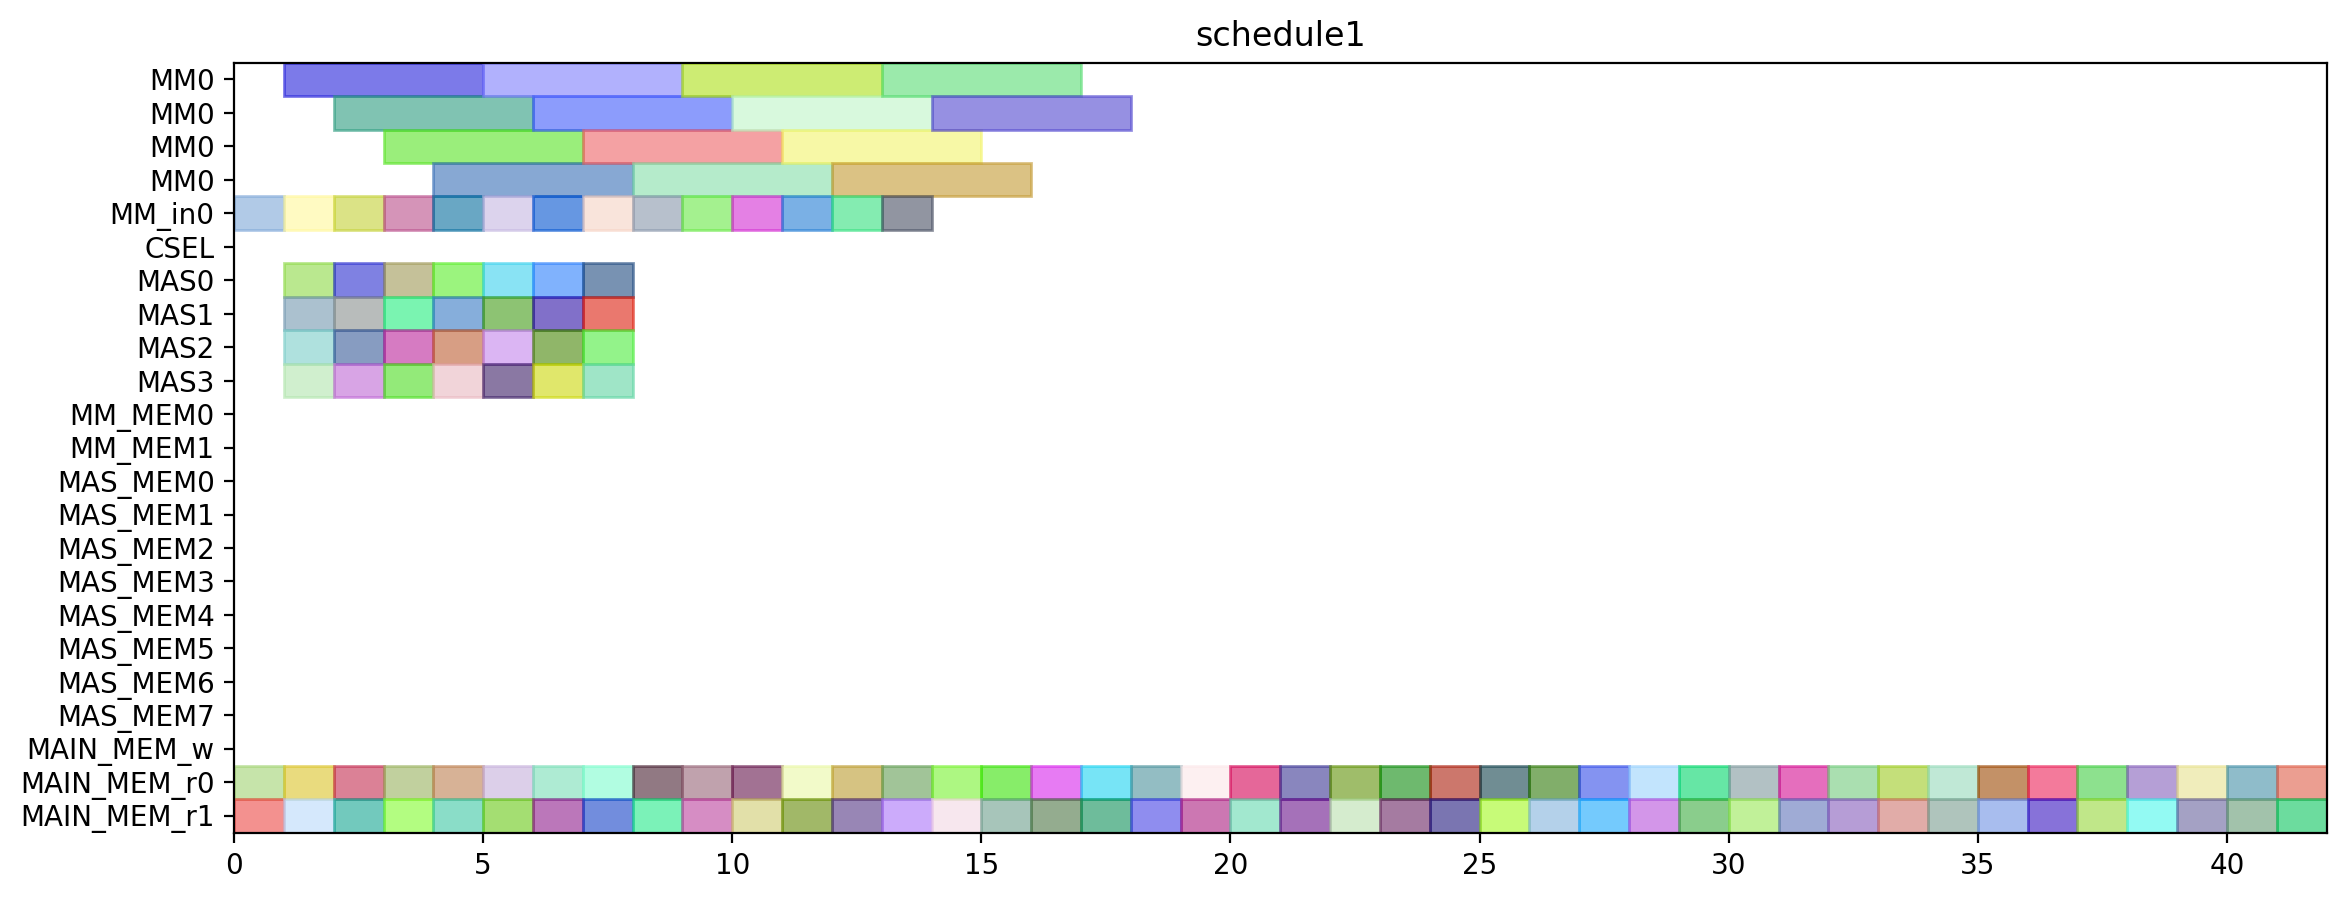

This chart was generated by the following Python code:
from pyschedule import Scenario, solvers, plotters, alt


def solve():
	horizon = 120
	S = Scenario("schedule1", horizon=horizon)

	# resource
	MM = S.Resources('MM', num=1, size=4)
	MM_in = S.Resources('MM_in', num=1)
	CSEL = S.Resource('CSEL')
	MAS = S.Resources('MAS', num=4, size=1, periods=range(1, horizon))
	MM_MEM = S.Resources('MM_MEM', num=2)
	MAS_MEM = S.Resources('MAS_MEM', num=8)
	MAIN_MEM_w = S.Resource('MAIN_MEM_w', size=1)
	MAIN_MEM_r = S.Resources('MAIN_MEM_r', num=2)

	# result of previous scheduling
	t4_t2_t0_in = S.Task('t4_t2_t0_in', length=1, delay_cost=1)
	S += t4_t2_t0_in >= 0
	t4_t2_t0_in += MM_in[0]

	t4_t40_mem0 = S.Task('t4_t40_mem0', length=1, delay_cost=1)
	S += t4_t40_mem0 >= 0
	t4_t40_mem0 += MAIN_MEM_r[0]

	t4_t40_mem1 = S.Task('t4_t40_mem1', length=1, delay_cost=1)
	S += t4_t40_mem1 >= 0
	t4_t40_mem1 += MAIN_MEM_r[1]

	t1_t3 = S.Task('t1_t3', length=1, delay_cost=1)
	S += t1_t3 >= 1
	t1_t3 += MAS[2]

	t2_t1_in = S.Task('t2_t1_in', length=1, delay_cost=1)
	S += t2_t1_in >= 1
	t2_t1_in += MM_in[0]

	t2_t3 = S.Task('t2_t3', length=1, delay_cost=1)
	S += t2_t3 >= 1
	t2_t3 += MAS[0]

	t4_t0_t1_mem0 = S.Task('t4_t0_t1_mem0', length=1, delay_cost=1)
	S += t4_t0_t1_mem0 >= 1
	t4_t0_t1_mem0 += MAIN_MEM_r[0]

	t4_t1_t2_mem1 = S.Task('t4_t1_t2_mem1', length=1, delay_cost=1)
	S += t4_t1_t2_mem1 >= 1
	t4_t1_t2_mem1 += MAIN_MEM_r[1]

	t4_t2_t0 = S.Task('t4_t2_t0', length=4, delay_cost=1)
	S += t4_t2_t0 >= 1
	t4_t2_t0 += MM[0]

	t4_t2_t3 = S.Task('t4_t2_t3', length=1, delay_cost=1)
	S += t4_t2_t3 >= 1
	t4_t2_t3 += MAS[3]

	t4_t41 = S.Task('t4_t41', length=1, delay_cost=1)
	S += t4_t41 >= 1
	t4_t41 += MAS[1]

	t0_t1_mem1 = S.Task('t0_t1_mem1', length=1, delay_cost=1)
	S += t0_t1_mem1 >= 2
	t0_t1_mem1 += MAIN_MEM_r[1]

	t0_t2 = S.Task('t0_t2', length=1, delay_cost=1)
	S += t0_t2 >= 2
	t0_t2 += MAS[0]

	t0_t3 = S.Task('t0_t3', length=1, delay_cost=1)
	S += t0_t3 >= 2
	t0_t3 += MAS[3]

	t1_t1_in = S.Task('t1_t1_in', length=1, delay_cost=1)
	S += t1_t1_in >= 2
	t1_t1_in += MM_in[0]

	t1_t2 = S.Task('t1_t2', length=1, delay_cost=1)
	S += t1_t2 >= 2
	t1_t2 += MAS[1]

	t2_t1 = S.Task('t2_t1', length=4, delay_cost=1)
	S += t2_t1 >= 2
	t2_t1 += MM[0]

	t4_t1_t3 = S.Task('t4_t1_t3', length=1, delay_cost=1)
	S += t4_t1_t3 >= 2
	t4_t1_t3 += MAS[2]

	t4_t2_t1_mem0 = S.Task('t4_t2_t1_mem0', length=1, delay_cost=1)
	S += t4_t2_t1_mem0 >= 2
	t4_t2_t1_mem0 += MAIN_MEM_r[0]

	t1_t1 = S.Task('t1_t1', length=4, delay_cost=1)
	S += t1_t1 >= 3
	t1_t1 += MM[0]

	t1_t3_mem1 = S.Task('t1_t3_mem1', length=1, delay_cost=1)
	S += t1_t3_mem1 >= 3
	t1_t3_mem1 += MAIN_MEM_r[1]

	t2_t2 = S.Task('t2_t2', length=1, delay_cost=1)
	S += t2_t2 >= 3
	t2_t2 += MAS[0]

	t4_t0_t3 = S.Task('t4_t0_t3', length=1, delay_cost=1)
	S += t4_t0_t3 >= 3
	t4_t0_t3 += MAS[1]

	t4_t1_t3_mem0 = S.Task('t4_t1_t3_mem0', length=1, delay_cost=1)
	S += t4_t1_t3_mem0 >= 3
	t4_t1_t3_mem0 += MAIN_MEM_r[0]

	t4_t40 = S.Task('t4_t40', length=1, delay_cost=1)
	S += t4_t40 >= 3
	t4_t40 += MAS[2]

	t4_t50 = S.Task('t4_t50', length=1, delay_cost=1)
	S += t4_t50 >= 3
	t4_t50 += MAS[3]

	t4_t8_t0_in = S.Task('t4_t8_t0_in', length=1, delay_cost=1)
	S += t4_t8_t0_in >= 3
	t4_t8_t0_in += MM_in[0]

	t4_t0_t0_in = S.Task('t4_t0_t0_in', length=1, delay_cost=1)
	S += t4_t0_t0_in >= 4
	t4_t0_t0_in += MM_in[0]

	t4_t0_t2 = S.Task('t4_t0_t2', length=1, delay_cost=1)
	S += t4_t0_t2 >= 4
	t4_t0_t2 += MAS[0]

	t4_t1_t0_mem0 = S.Task('t4_t1_t0_mem0', length=1, delay_cost=1)
	S += t4_t1_t0_mem0 >= 4
	t4_t1_t0_mem0 += MAIN_MEM_r[0]

	t4_t1_t2 = S.Task('t4_t1_t2', length=1, delay_cost=1)
	S += t4_t1_t2 >= 4
	t4_t1_t2 += MAS[3]

	t4_t2_t1_mem1 = S.Task('t4_t2_t1_mem1', length=1, delay_cost=1)
	S += t4_t2_t1_mem1 >= 4
	t4_t2_t1_mem1 += MAIN_MEM_r[1]

	t4_t2_t2 = S.Task('t4_t2_t2', length=1, delay_cost=1)
	S += t4_t2_t2 >= 4
	t4_t2_t2 += MAS[2]

	t4_t51 = S.Task('t4_t51', length=1, delay_cost=1)
	S += t4_t51 >= 4
	t4_t51 += MAS[1]

	t4_t8_t0 = S.Task('t4_t8_t0', length=4, delay_cost=1)
	S += t4_t8_t0 >= 4
	t4_t8_t0 += MM[0]

	t1_t2_mem0 = S.Task('t1_t2_mem0', length=1, delay_cost=1)
	S += t1_t2_mem0 >= 5
	t1_t2_mem0 += MAIN_MEM_r[0]

	t4_t0_t0 = S.Task('t4_t0_t0', length=4, delay_cost=1)
	S += t4_t0_t0 >= 5
	t4_t0_t0 += MM[0]

	t4_t2_t1_in = S.Task('t4_t2_t1_in', length=1, delay_cost=1)
	S += t4_t2_t1_in >= 5
	t4_t2_t1_in += MM_in[0]

	t4_t50_mem1 = S.Task('t4_t50_mem1', length=1, delay_cost=1)
	S += t4_t50_mem1 >= 5
	t4_t50_mem1 += MAIN_MEM_r[1]

	t0_t0_mem1 = S.Task('t0_t0_mem1', length=1, delay_cost=1)
	S += t0_t0_mem1 >= 6
	t0_t0_mem1 += MAIN_MEM_r[1]

	t0_t2_mem0 = S.Task('t0_t2_mem0', length=1, delay_cost=1)
	S += t0_t2_mem0 >= 6
	t0_t2_mem0 += MAIN_MEM_r[0]

	t2_t0_in = S.Task('t2_t0_in', length=1, delay_cost=1)
	S += t2_t0_in >= 6
	t2_t0_in += MM_in[0]

	t4_t2_t1 = S.Task('t4_t2_t1', length=4, delay_cost=1)
	S += t4_t2_t1 >= 6
	t4_t2_t1 += MM[0]

	t0_t1_mem0 = S.Task('t0_t1_mem0', length=1, delay_cost=1)
	S += t0_t1_mem0 >= 7
	t0_t1_mem0 += MAIN_MEM_r[0]

	t2_t0 = S.Task('t2_t0', length=4, delay_cost=1)
	S += t2_t0 >= 7
	t2_t0 += MM[0]

	t4_t1_t3_mem1 = S.Task('t4_t1_t3_mem1', length=1, delay_cost=1)
	S += t4_t1_t3_mem1 >= 7
	t4_t1_t3_mem1 += MAIN_MEM_r[1]

	t4_t8_t1_in = S.Task('t4_t8_t1_in', length=1, delay_cost=1)
	S += t4_t8_t1_in >= 7
	t4_t8_t1_in += MM_in[0]

	t4_t1_t0_mem1 = S.Task('t4_t1_t0_mem1', length=1, delay_cost=1)
	S += t4_t1_t0_mem1 >= 8
	t4_t1_t0_mem1 += MAIN_MEM_r[1]

	t4_t1_t1_in = S.Task('t4_t1_t1_in', length=1, delay_cost=1)
	S += t4_t1_t1_in >= 8
	t4_t1_t1_in += MM_in[0]

	t4_t8_t0_mem0 = S.Task('t4_t8_t0_mem0', length=1, delay_cost=1)
	S += t4_t8_t0_mem0 >= 8
	t4_t8_t0_mem0 += MAIN_MEM_r[0]

	t4_t8_t1 = S.Task('t4_t8_t1', length=4, delay_cost=1)
	S += t4_t8_t1 >= 8
	t4_t8_t1 += MM[0]

	t1_t0_mem0 = S.Task('t1_t0_mem0', length=1, delay_cost=1)
	S += t1_t0_mem0 >= 9
	t1_t0_mem0 += MAIN_MEM_r[0]

	t4_t0_t0_mem1 = S.Task('t4_t0_t0_mem1', length=1, delay_cost=1)
	S += t4_t0_t0_mem1 >= 9
	t4_t0_t0_mem1 += MAIN_MEM_r[1]

	t4_t1_t0_in = S.Task('t4_t1_t0_in', length=1, delay_cost=1)
	S += t4_t1_t0_in >= 9
	t4_t1_t0_in += MM_in[0]

	t4_t1_t1 = S.Task('t4_t1_t1', length=4, delay_cost=1)
	S += t4_t1_t1 >= 9
	t4_t1_t1 += MM[0]

	t0_t1_in = S.Task('t0_t1_in', length=1, delay_cost=1)
	S += t0_t1_in >= 10
	t0_t1_in += MM_in[0]

	t0_t3_mem1 = S.Task('t0_t3_mem1', length=1, delay_cost=1)
	S += t0_t3_mem1 >= 10
	t0_t3_mem1 += MAIN_MEM_r[1]

	t4_t1_t0 = S.Task('t4_t1_t0', length=4, delay_cost=1)
	S += t4_t1_t0 >= 10
	t4_t1_t0 += MM[0]

	t4_t2_t2_mem0 = S.Task('t4_t2_t2_mem0', length=1, delay_cost=1)
	S += t4_t2_t2_mem0 >= 10
	t4_t2_t2_mem0 += MAIN_MEM_r[0]

	t0_t1 = S.Task('t0_t1', length=4, delay_cost=1)
	S += t0_t1 >= 11
	t0_t1 += MM[0]

	t4_t0_t0_mem0 = S.Task('t4_t0_t0_mem0', length=1, delay_cost=1)
	S += t4_t0_t0_mem0 >= 11
	t4_t0_t0_mem0 += MAIN_MEM_r[0]

	t4_t0_t1_in = S.Task('t4_t0_t1_in', length=1, delay_cost=1)
	S += t4_t0_t1_in >= 11
	t4_t0_t1_in += MM_in[0]

	t4_t0_t3_mem1 = S.Task('t4_t0_t3_mem1', length=1, delay_cost=1)
	S += t4_t0_t3_mem1 >= 11
	t4_t0_t3_mem1 += MAIN_MEM_r[1]

	t0_t0_in = S.Task('t0_t0_in', length=1, delay_cost=1)
	S += t0_t0_in >= 12
	t0_t0_in += MM_in[0]

	t1_t1_mem1 = S.Task('t1_t1_mem1', length=1, delay_cost=1)
	S += t1_t1_mem1 >= 12
	t1_t1_mem1 += MAIN_MEM_r[1]

	t4_t0_t1 = S.Task('t4_t0_t1', length=4, delay_cost=1)
	S += t4_t0_t1 >= 12
	t4_t0_t1 += MM[0]

	t4_t2_t3_mem0 = S.Task('t4_t2_t3_mem0', length=1, delay_cost=1)
	S += t4_t2_t3_mem0 >= 12
	t4_t2_t3_mem0 += MAIN_MEM_r[0]

	t0_t0 = S.Task('t0_t0', length=4, delay_cost=1)
	S += t0_t0 >= 13
	t0_t0 += MM[0]

	t1_t0_in = S.Task('t1_t0_in', length=1, delay_cost=1)
	S += t1_t0_in >= 13
	t1_t0_in += MM_in[0]

	t2_t1_mem0 = S.Task('t2_t1_mem0', length=1, delay_cost=1)
	S += t2_t1_mem0 >= 13
	t2_t1_mem0 += MAIN_MEM_r[0]

	t4_t1_t1_mem1 = S.Task('t4_t1_t1_mem1', length=1, delay_cost=1)
	S += t4_t1_t1_mem1 >= 13
	t4_t1_t1_mem1 += MAIN_MEM_r[1]

	t0_t0_mem0 = S.Task('t0_t0_mem0', length=1, delay_cost=1)
	S += t0_t0_mem0 >= 14
	t0_t0_mem0 += MAIN_MEM_r[0]

	t1_t0 = S.Task('t1_t0', length=4, delay_cost=1)
	S += t1_t0 >= 14
	t1_t0 += MM[0]

	t1_t0_mem1 = S.Task('t1_t0_mem1', length=1, delay_cost=1)
	S += t1_t0_mem1 >= 14
	t1_t0_mem1 += MAIN_MEM_r[1]

	t4_t41_mem1 = S.Task('t4_t41_mem1', length=1, delay_cost=1)
	S += t4_t41_mem1 >= 15
	t4_t41_mem1 += MAIN_MEM_r[1]

	t4_t50_mem0 = S.Task('t4_t50_mem0', length=1, delay_cost=1)
	S += t4_t50_mem0 >= 15
	t4_t50_mem0 += MAIN_MEM_r[0]

	t4_t2_t0_mem0 = S.Task('t4_t2_t0_mem0', length=1, delay_cost=1)
	S += t4_t2_t0_mem0 >= 16
	t4_t2_t0_mem0 += MAIN_MEM_r[0]

	t4_t51_mem1 = S.Task('t4_t51_mem1', length=1, delay_cost=1)
	S += t4_t51_mem1 >= 16
	t4_t51_mem1 += MAIN_MEM_r[1]

	t4_t1_t2_mem0 = S.Task('t4_t1_t2_mem0', length=1, delay_cost=1)
	S += t4_t1_t2_mem0 >= 17
	t4_t1_t2_mem0 += MAIN_MEM_r[0]

	t4_t8_t1_mem1 = S.Task('t4_t8_t1_mem1', length=1, delay_cost=1)
	S += t4_t8_t1_mem1 >= 17
	t4_t8_t1_mem1 += MAIN_MEM_r[1]

	t0_t2_mem1 = S.Task('t0_t2_mem1', length=1, delay_cost=1)
	S += t0_t2_mem1 >= 18
	t0_t2_mem1 += MAIN_MEM_r[1]

	t4_t51_mem0 = S.Task('t4_t51_mem0', length=1, delay_cost=1)
	S += t4_t51_mem0 >= 18
	t4_t51_mem0 += MAIN_MEM_r[0]

	t1_t3_mem0 = S.Task('t1_t3_mem0', length=1, delay_cost=1)
	S += t1_t3_mem0 >= 19
	t1_t3_mem0 += MAIN_MEM_r[0]

	t2_t1_mem1 = S.Task('t2_t1_mem1', length=1, delay_cost=1)
	S += t2_t1_mem1 >= 19
	t2_t1_mem1 += MAIN_MEM_r[1]

	t1_t1_mem0 = S.Task('t1_t1_mem0', length=1, delay_cost=1)
	S += t1_t1_mem0 >= 20
	t1_t1_mem0 += MAIN_MEM_r[0]

	t4_t0_t2_mem1 = S.Task('t4_t0_t2_mem1', length=1, delay_cost=1)
	S += t4_t0_t2_mem1 >= 20
	t4_t0_t2_mem1 += MAIN_MEM_r[1]

	t4_t1_t1_mem0 = S.Task('t4_t1_t1_mem0', length=1, delay_cost=1)
	S += t4_t1_t1_mem0 >= 21
	t4_t1_t1_mem0 += MAIN_MEM_r[0]

	t4_t2_t0_mem1 = S.Task('t4_t2_t0_mem1', length=1, delay_cost=1)
	S += t4_t2_t0_mem1 >= 21
	t4_t2_t0_mem1 += MAIN_MEM_r[1]

	t2_t0_mem0 = S.Task('t2_t0_mem0', length=1, delay_cost=1)
	S += t2_t0_mem0 >= 22
	t2_t0_mem0 += MAIN_MEM_r[0]

	t4_t2_t3_mem1 = S.Task('t4_t2_t3_mem1', length=1, delay_cost=1)
	S += t4_t2_t3_mem1 >= 22
	t4_t2_t3_mem1 += MAIN_MEM_r[1]

	t4_t0_t2_mem0 = S.Task('t4_t0_t2_mem0', length=1, delay_cost=1)
	S += t4_t0_t2_mem0 >= 23
	t4_t0_t2_mem0 += MAIN_MEM_r[0]

	t4_t2_t2_mem1 = S.Task('t4_t2_t2_mem1', length=1, delay_cost=1)
	S += t4_t2_t2_mem1 >= 23
	t4_t2_t2_mem1 += MAIN_MEM_r[1]

	t1_t2_mem1 = S.Task('t1_t2_mem1', length=1, delay_cost=1)
	S += t1_t2_mem1 >= 24
	t1_t2_mem1 += MAIN_MEM_r[1]

	t4_t8_t1_mem0 = S.Task('t4_t8_t1_mem0', length=1, delay_cost=1)
	S += t4_t8_t1_mem0 >= 24
	t4_t8_t1_mem0 += MAIN_MEM_r[0]

	t4_t41_mem0 = S.Task('t4_t41_mem0', length=1, delay_cost=1)
	S += t4_t41_mem0 >= 25
	t4_t41_mem0 += MAIN_MEM_r[0]

	t4_t8_t0_mem1 = S.Task('t4_t8_t0_mem1', length=1, delay_cost=1)
	S += t4_t8_t0_mem1 >= 25
	t4_t8_t0_mem1 += MAIN_MEM_r[1]

	t0_t3_mem0 = S.Task('t0_t3_mem0', length=1, delay_cost=1)
	S += t0_t3_mem0 >= 26
	t0_t3_mem0 += MAIN_MEM_r[0]

	t4_t0_t1_mem1 = S.Task('t4_t0_t1_mem1', length=1, delay_cost=1)
	S += t4_t0_t1_mem1 >= 26
	t4_t0_t1_mem1 += MAIN_MEM_r[1]

	t2_t0_mem1 = S.Task('t2_t0_mem1', length=1, delay_cost=1)
	S += t2_t0_mem1 >= 27
	t2_t0_mem1 += MAIN_MEM_r[1]

	t2_t3_mem0 = S.Task('t2_t3_mem0', length=1, delay_cost=1)
	S += t2_t3_mem0 >= 27
	t2_t3_mem0 += MAIN_MEM_r[0]

	t2_t3_mem1 = S.Task('t2_t3_mem1', length=1, delay_cost=1)
	S += t2_t3_mem1 >= 28
	t2_t3_mem1 += MAIN_MEM_r[1]

	t4_t0_t3_mem0 = S.Task('t4_t0_t3_mem0', length=1, delay_cost=1)
	S += t4_t0_t3_mem0 >= 28
	t4_t0_t3_mem0 += MAIN_MEM_r[0]

	t2_t2_mem0 = S.Task('t2_t2_mem0', length=1, delay_cost=1)
	S += t2_t2_mem0 >= 29
	t2_t2_mem0 += MAIN_MEM_r[0]

	t2_t2_mem1 = S.Task('t2_t2_mem1', length=1, delay_cost=1)
	S += t2_t2_mem1 >= 29
	t2_t2_mem1 += MAIN_MEM_r[1]


	# new tasks
	t4_t8_t2 = S.Task('t4_t8_t2', length=1, delay_cost=1)
	t4_t8_t2 += alt(MAS)

	t4_t8_t2_mem0 = S.Task('t4_t8_t2_mem0', length=1, delay_cost=1)
	t4_t8_t2_mem0 += MAIN_MEM_r[0]
	t4_t8_t2_mem1 = S.Task('t4_t8_t2_mem1', length=1, delay_cost=1)
	t4_t8_t2_mem1 += MAIN_MEM_r[1]
	t4_t8_t3 = S.Task('t4_t8_t3', length=1, delay_cost=1)
	t4_t8_t3 += alt(MAS)

	t4_t8_t3_mem0 = S.Task('t4_t8_t3_mem0', length=1, delay_cost=1)
	t4_t8_t3_mem0 += MAIN_MEM_r[0]
	t4_t8_t3_mem1 = S.Task('t4_t8_t3_mem1', length=1, delay_cost=1)
	t4_t8_t3_mem1 += MAIN_MEM_r[1]
	t70 = S.Task('t70', length=1, delay_cost=1)
	t70 += alt(MAS)

	t70_mem0 = S.Task('t70_mem0', length=1, delay_cost=1)
	t70_mem0 += MAIN_MEM_r[0]
	t70_mem1 = S.Task('t70_mem1', length=1, delay_cost=1)
	t70_mem1 += MAIN_MEM_r[1]
	t71 = S.Task('t71', length=1, delay_cost=1)
	t71 += alt(MAS)

	t71_mem0 = S.Task('t71_mem0', length=1, delay_cost=1)
	t71_mem0 += MAIN_MEM_r[0]
	t71_mem1 = S.Task('t71_mem1', length=1, delay_cost=1)
	t71_mem1 += MAIN_MEM_r[1]
	t80 = S.Task('t80', length=1, delay_cost=1)
	t80 += alt(MAS)

	t80_mem0 = S.Task('t80_mem0', length=1, delay_cost=1)
	t80_mem0 += MAIN_MEM_r[0]
	t80_mem1 = S.Task('t80_mem1', length=1, delay_cost=1)
	t80_mem1 += MAIN_MEM_r[1]
	t81 = S.Task('t81', length=1, delay_cost=1)
	t81 += alt(MAS)

	t81_mem0 = S.Task('t81_mem0', length=1, delay_cost=1)
	t81_mem0 += MAIN_MEM_r[0]
	t81_mem1 = S.Task('t81_mem1', length=1, delay_cost=1)
	t81_mem1 += MAIN_MEM_r[1]
	t90 = S.Task('t90', length=1, delay_cost=1)
	t90 += alt(MAS)

	t90_mem0 = S.Task('t90_mem0', length=1, delay_cost=1)
	t90_mem0 += MAIN_MEM_r[0]
	t90_mem1 = S.Task('t90_mem1', length=1, delay_cost=1)
	t90_mem1 += MAIN_MEM_r[1]
	t91 = S.Task('t91', length=1, delay_cost=1)
	t91 += alt(MAS)

	t91_mem0 = S.Task('t91_mem0', length=1, delay_cost=1)
	t91_mem0 += MAIN_MEM_r[0]
	t91_mem1 = S.Task('t91_mem1', length=1, delay_cost=1)
	t91_mem1 += MAIN_MEM_r[1]
	t100 = S.Task('t100', length=1, delay_cost=1)
	t100 += alt(MAS)

	t100_mem0 = S.Task('t100_mem0', length=1, delay_cost=1)
	t100_mem0 += MAIN_MEM_r[0]
	t100_mem1 = S.Task('t100_mem1', length=1, delay_cost=1)
	t100_mem1 += MAIN_MEM_r[1]
	t101 = S.Task('t101', length=1, delay_cost=1)
	t101 += alt(MAS)

	t101_mem0 = S.Task('t101_mem0', length=1, delay_cost=1)
	t101_mem0 += MAIN_MEM_r[0]
	t101_mem1 = S.Task('t101_mem1', length=1, delay_cost=1)
	t101_mem1 += MAIN_MEM_r[1]
	t5_t0_t2 = S.Task('t5_t0_t2', length=1, delay_cost=1)
	t5_t0_t2 += alt(MAS)

	t5_t0_t2_mem0 = S.Task('t5_t0_t2_mem0', length=1, delay_cost=1)
	t5_t0_t2_mem0 += MAIN_MEM_r[0]
	t5_t0_t2_mem1 = S.Task('t5_t0_t2_mem1', length=1, delay_cost=1)
	t5_t0_t2_mem1 += MAIN_MEM_r[1]
	t5_t8_t2 = S.Task('t5_t8_t2', length=1, delay_cost=1)
	t5_t8_t2 += alt(MAS)

	t5_t8_t2_mem0 = S.Task('t5_t8_t2_mem0', length=1, delay_cost=1)
	t5_t8_t2_mem0 += MAIN_MEM_r[0]
	t5_t8_t2_mem1 = S.Task('t5_t8_t2_mem1', length=1, delay_cost=1)
	t5_t8_t2_mem1 += MAIN_MEM_r[1]
	solvers.mip.solve(S,msg=1,kind='CPLEX',ratio_gap=1.01)

	solution = [['hoge']*len(S.solution()[1]) for i in range(len(S.solution()))]
	for i in range(len(S.solution())):
		for j in range(len(S.solution()[i])):
			solution[i][j]=str(S.solution()[i][j])
	print(solution)

	cycles = int(solution[-1][3])

	pic_file_name = "/home/mfukuda/ABE/multiRAM_multiMAS_16mux/scheduling_result/stage4MM1_stage1MAS4/SPARSE/schedule1.png"
	if(S.solution() != []):
		plotters.matplotlib.plot(S,img_filename=pic_file_name, show_task_labels=False, fig_size=(cycles*0.25+3, 5))

	return solution
